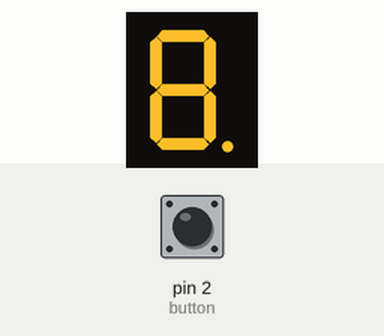
Recording of a sketch running on a simulated Arduino Uno, built with avr-gcc and run on an emulated ATmega328P. Shown: 1-digit seven-segment display. Wiring (inferred from the names in the program): 1-digit 7-segment display, segments lit when LOW: segments pin 11, pin 12, pin 8, pin 7, pin 6, pin 10, pin 9, pin 5. The inputs (shaded band) are chosen by the test bench; at power-on: pin 2 (button) LOW. Random numbers use the default seed unless the sketch sets one; the segment pins are drawn as the display they are named for.

Above: at 1.2 s.
1.3 s: pin 2 (button) pulled HIGH for 0.15 s
At 3.0 s:
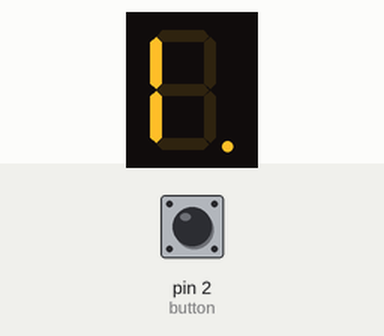
4.3 s: pin 2 (button) pulled HIGH for 1 s
At 6.5 s:
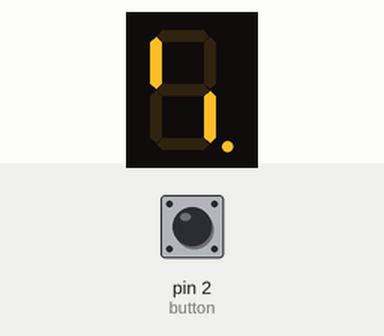
7.3 s: pin 2 (button) pulled HIGH for 3.2 s
At 11.9 s:
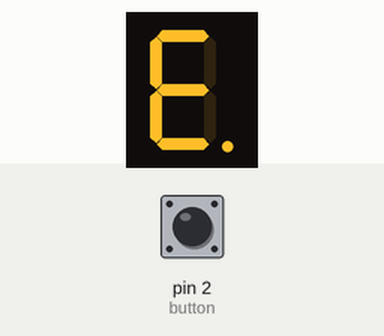
12.4 s: pin 2 (button) pulled HIGH for 3.2 s
At 17.0 s:
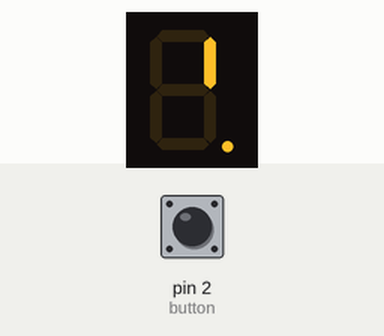
17.5 s: pin 2 (button) pulsed HIGH 5 times (0.12 s each, 0.3 s apart)
At 21.1 s:
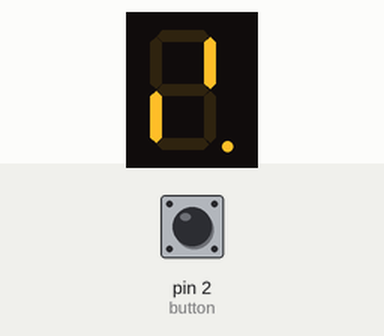
21.4 s: pin 2 (button) pulsed HIGH 5 times (0.12 s each, 0.3 s apart)
At 24.1 s:
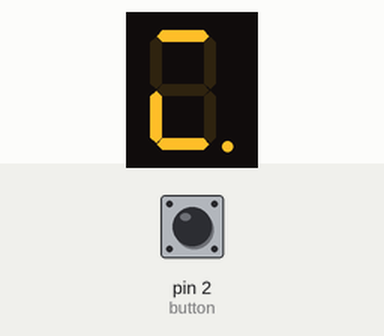

The sketch:

mainCode.ino
```cpp
// Define segment pins
const int segmentA = 11;
const int segmentB = 12;
const int segmentC = 8;
const int segmentD = 7;
const int segmentE = 6;
const int segmentF = 10;
const int segmentG = 9;
const int segmentDP = 5;
const int button = 2;

void setup() {
// Set all segment pins as outputs
  pinMode(segmentA, OUTPUT);
  pinMode(segmentB, OUTPUT);
  pinMode(segmentC, OUTPUT);
  pinMode(segmentD, OUTPUT);
  pinMode(segmentE, OUTPUT);
  pinMode(segmentF, OUTPUT);
  pinMode(segmentG, OUTPUT);
  pinMode(segmentDP, OUTPUT);
  pinMode(button, INPUT);

  // Initialize random number generator
  randomSeed(analogRead(0)); // Use an unconnected analog pin to seed randomness
}

void loop() {
if (digitalRead(button) == HIGH){
  for (int i = 0; i < 2; i++) {
  loadingCircle();
  }
  int randomNumber = random(1, 7); // Generate a random number from 1 to 6
  displayNumber(randomNumber);
}
}
// Function to display the given number
void displayNumber(int number) {
  switch (number) {
    case 1: displayOne(); break;
    case 2: displayTwo(); break;
    case 3: displayThree(); break;
    case 4: displayFour(); break;
    case 5: displayFive(); break;
    case 6: displaySix(); break;
    case 7: displaySeven(); break;
    case 8: displayEight(); break;
    case 9: displayNine(); break;
  }
}

void loadingCircle() {
  // Turn on each segment one at a time in a circular pattern
  clearDisplay();

  digitalWrite(segmentA, HIGH);  // A
  delay(100);
  clearDisplay();

  digitalWrite(segmentB, HIGH);  // B
  delay(100);
  clearDisplay();

  digitalWrite(segmentC, HIGH);  // C
  delay(100);
  clearDisplay();

  digitalWrite(segmentD, HIGH);  // D
  delay(100);
  clearDisplay();

  digitalWrite(segmentE, HIGH);  // E
  delay(100);
  clearDisplay();

  digitalWrite(segmentF, HIGH);  // F
  delay(100);
  clearDisplay();
}

// Function to turn off all segments
void clearDisplay() {
  digitalWrite(segmentA, LOW);
  digitalWrite(segmentB, LOW);
  digitalWrite(segmentC, LOW);
  digitalWrite(segmentD, LOW);
  digitalWrite(segmentE, LOW);
  digitalWrite(segmentF, LOW);
  digitalWrite(segmentG, LOW);
  digitalWrite(segmentDP, LOW);
}

// Functions to display each number for common cathode display
void displayOne() {
  digitalWrite(segmentA, LOW);
  digitalWrite(segmentB, HIGH);
  digitalWrite(segmentC, HIGH);
  digitalWrite(segmentD, LOW);
  digitalWrite(segmentE, LOW);
  digitalWrite(segmentF, LOW);
  digitalWrite(segmentG, LOW);
  digitalWrite(segmentDP, LOW);
}

void displayTwo() {
  digitalWrite(segmentA, HIGH);
  digitalWrite(segmentB, HIGH);
  digitalWrite(segmentC, LOW);
  digitalWrite(segmentD, HIGH);
  digitalWrite(segmentE, HIGH);
  digitalWrite(segmentF, LOW);
  digitalWrite(segmentG, HIGH);
  digitalWrite(segmentDP, LOW);
}

void displayThree() {
  digitalWrite(segmentA, HIGH);
  digitalWrite(segmentB, HIGH);
  digitalWrite(segmentC, HIGH);
  digitalWrite(segmentD, HIGH);
  digitalWrite(segmentE, LOW);
  digitalWrite(segmentF, LOW);
  digitalWrite(segmentG, HIGH);
  digitalWrite(segmentDP, LOW);
}

void displayFour() {
  digitalWrite(segmentA, LOW);
  digitalWrite(segmentB, HIGH);
  digitalWrite(segmentC, HIGH);
  digitalWrite(segmentD, LOW);
  digitalWrite(segmentE, LOW);
  digitalWrite(segmentF, HIGH);
  digitalWrite(segmentG, HIGH);
  digitalWrite(segmentDP, LOW);
}

void displayFive() {
  digitalWrite(segmentA, HIGH);
  digitalWrite(segmentB, LOW);
  digitalWrite(segmentC, HIGH);
  digitalWrite(segmentD, HIGH);
  digitalWrite(segmentE, LOW);
  digitalWrite(segmentF, HIGH);
  digitalWrite(segmentG, HIGH);
  digitalWrite(segmentDP, LOW);
}

void displaySix() {
  digitalWrite(segmentA, HIGH);
  digitalWrite(segmentB, LOW);
  digitalWrite(segmentC, HIGH);
  digitalWrite(segmentD, HIGH);
  digitalWrite(segmentE, HIGH);
  digitalWrite(segmentF, HIGH);
  digitalWrite(segmentG, HIGH);
  digitalWrite(segmentDP, LOW);
}

void displaySeven() {
  digitalWrite(segmentA, HIGH);
  digitalWrite(segmentB, HIGH);
  digitalWrite(segmentC, HIGH);
  digitalWrite(segmentD, LOW);
  digitalWrite(segmentE, LOW);
  digitalWrite(segmentF, LOW);
  digitalWrite(segmentG, LOW);
  digitalWrite(segmentDP, LOW);
}

void displayEight() {
  digitalWrite(segmentA, HIGH);
  digitalWrite(segmentB, HIGH);
  digitalWrite(segmentC, HIGH);
  digitalWrite(segmentD, HIGH);
  digitalWrite(segmentE, HIGH);
  digitalWrite(segmentF, HIGH);
  digitalWrite(segmentG, HIGH);
  digitalWrite(segmentDP, LOW);
}

void displayNine() {
  digitalWrite(segmentA, HIGH);
  digitalWrite(segmentB, HIGH);
  digitalWrite(segmentC, HIGH);
  digitalWrite(segmentD, HIGH);
  digitalWrite(segmentE, LOW);
  digitalWrite(segmentF, HIGH);
  digitalWrite(segmentG, HIGH);
  digitalWrite(segmentDP, LOW);
}
```

Measured:
- after the input at 1.3 s, the display: first changes at once (image 1 shows a later state)
- after the input at 4.3 s, the display: first changes at once (image 2 shows a later state)
- after the input at 7.3 s, the display: first changes at once (image 3 shows a later state)
- after the input at 12.4 s, the display: first changes at once (image 4 shows a later state)
- after the input at 17.5 s, the display: first changes at once (image 5 shows a later state)
- after the input at 21.4 s, the display: first changes at once (image 6 shows a later state)
